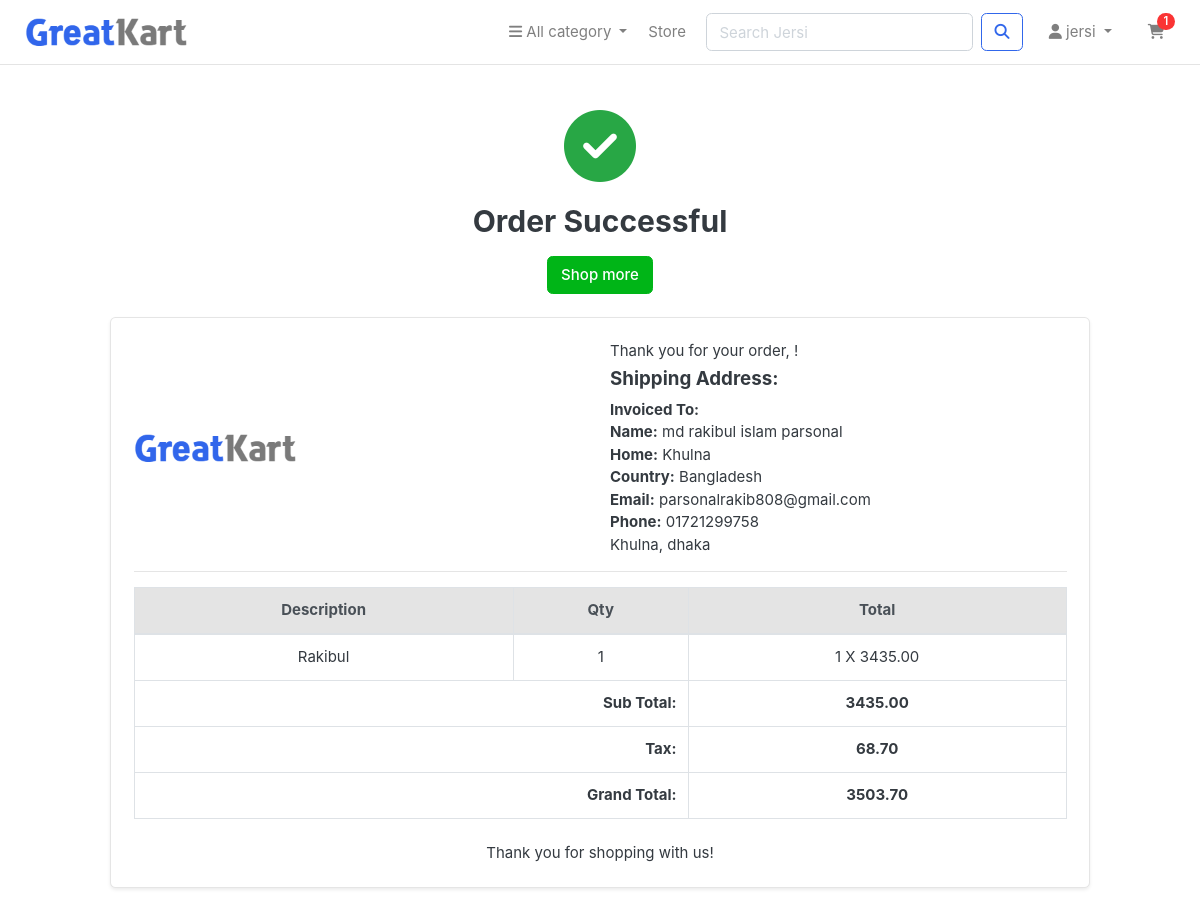
The app's page /order_complate/ (signed in) with its own data.
### jersi_app/models.py (models this page shows, shortened)
class Address(models.Model):
    user = models.ForeignKey(User, on_delete=models.CASCADE)
    first_name = models.CharField(max_length=100)
    last_name = models.CharField(max_length=100)
    email = models.EmailField()
    phone = models.CharField(max_length=15)
    address_line_1 = models.CharField(max_length=255)
    address_line_2 = models.CharField(max_length=255, blank=True, null=True)
    city = models.CharField(max_length=100)
    state = models.CharField(max_length=100)
    country = models.CharField(max_length=100)
    order_note = models.TextField(blank=True, null=True)

class Cart(models.Model):
    user = models.ForeignKey(User, on_delete=models.CASCADE)
    jersi = models.ForeignKey(Jersi, on_delete=models.CASCADE)
    quantity = models.PositiveIntegerField(default=1)

class Jersi(models.Model):
    name = models.CharField(max_length=100)
    category = models.ForeignKey(Category, related_name='jerseys', on_delete=models.CASCADE)
    price = models.DecimalField(max_digits=10, decimal_places=2)
    detail = models.CharField(max_length=500)
    quantity = models.PositiveIntegerField(default=1)
    image = models.ImageField(upload_to='media/', null=True, blank=True)

### jersi_app/views.py (the view)
# urls.py: path('order_complate/', views.order_complete, name='order_complate'),
def order_complete(request):
  if request.user.is_authenticated:
    user = request.user
    address = Address.objects.filter(user=user).last()
    cart_items = Cart.objects.filter(user=user)
    total_price = sum(item.jersi.price * item.quantity for item in cart_items)
    tax = (2 * total_price) / 100  # 2% VAT
    total_price_with_tax = total_price + tax
    return render(request, 'order_complate.html', {
        'user': user,
        'address': address,
        'cart_items': cart_items,
        'total_price': total_price,
        'tax': tax,
        'total_price_with_tax': total_price_with_tax
    })
  else:
    messages.success(request,'You have create an account and go to order_complate page')
    return redirect( 'signin')

### jersi_app/context_processors.py (called while the page is built)
def cart_items_count(request):
    if request.user.is_authenticated:
        return {'cart_items_count': Cart.objects.filter(user=request.user).count()}
    return {'cart_items_count': 0}

### jersi_app/templates/order_complate.html
{% extends "base.html" %}
{% block body %}
{% load static %}
<div class="container my-5">
    <div class="row justify-content-center">
        <div class="col-12 col-md-8 col-lg-6 text-center">
            <i class="fas fa-check-circle" style="font-size: 72px; margin-bottom: 20px; color: #28A745;"></i>
            <h2 class="mb-3">Order Successful</h2>
            <a href="{% url 'store' %}" class="btn btn-success mb-4">Shop more</a>
        </div>
    </div>
    <div class="row justify-content-center">
        <div class="col-12 col-lg-10">
            <div class="card shadow-sm">
                <div class="card-body p-4">
                    <div class="row">
                        <div class="col-md-6 mb-3 mb-md-0 d-flex align-items-center">
                            <img src="{% static 'images/logo.png' %}" alt="Invoice logo" style="max-height: 40px;">
                        </div>
                        <div class="col-md-6">
                            <div>
                                <p class="mb-1">Thank you for your order, <strong>{{ user.first_name }}</strong>!</p>
                                <h5 class="mb-2">Shipping Address:</h5>
                                <ul class="list-unstyled mb-0">
                                    <li><strong>Invoiced To:</strong></li>
                                    <li><strong>Name:</strong> {{ address.first_name }} {{ address.last_name }}</li>
                                    <li>
                                        <strong>Home:</strong>
                                        {% if address.address_line_2 %}{{ address.address_line_2 }}{% endif %}
                                        <br>
                                        <strong>Country:</strong> {{ address.country }}
                                    </li>
                                    <li><strong>Email:</strong> {{ address.email }}</li>
                                    <li><strong>Phone:</strong> {{ address.phone }}</li>
                                    <li>{{ address.city }}, {{ address.state }}</li>
                                </ul>
                            </div>
                        </div>
                    </div>
                    <hr>
                    <div class="row mt-3">
                        <div class="col-12">
                            <div class="table-responsive">
                                <table class="table table-bordered mb-0">
                                    <thead class="thead-light">
                                        <tr>
                                            <th class="text-center">Description</th>
                                            <th class="text-center">Qty</th>
                                            <th class="text-center">Total</th>
                                        </tr>
                                    </thead>
                                    <tbody>
                                        {% for item in cart_items %}
                                        <tr>
                                            <td class="text-center">{{ item.jersi.name }}</td>
                                            <td class="text-center">{{ item.quantity }}</td>
                                            <td class="text-center">{{ item.quantity }} X {{ item.jersi.price }}</td>
                                        </tr>
                                        {% endfor %}
                                    </tbody>
                                    <tfoot>
                                        <tr>
                                            <th colspan="2" class="text-right">Sub Total:</th>
                                            <th class="text-center">{{ total_price }}</th>
                                        </tr>
                                        <tr>
                                            <th colspan="2" class="text-right">Tax:</th>
                                            <th class="text-center">{{ tax }}</th>
                                        </tr>
                                        <tr>
                                            <th colspan="2" class="text-right">Grand Total:</th>
                                            <th class="text-center">{{ total_price_with_tax }}</th>
                                        </tr>
                                    </tfoot>
                                </table>
                            </div>
                            <div class="mt-4 text-center">
                                <p class="mb-0">Thank you for shopping with us!</p>
                            </div>
                        </div>
                    </div>
                </div>
            </div>
        </div>
     </div>
</div>
{% endblock body %}

### jersi_app/templates/base.html (shortened to what this page needs)
<!DOCTYPE html>
{% load static %}
<html lang="en">
<head>
    <link href="{% static 'css/bootstrap.css'%}" rel="stylesheet" type="text/css" />
    <link rel="stylesheet" href="https://cdnjs.cloudflare.com/ajax/libs/font-awesome/6.7.1/css/all.min.css" />
    <link href="{% static 'css/ui.css'%}" rel="stylesheet" type="text/css" />
    <link href="{% static 'css/responsive.css'%}" rel="stylesheet" media="only screen and (max-width: 1200px)" />
</head>
<body>
<header class="section-header">
    <nav class="navbar navbar-expand-lg navbar-light bg-white border-bottom">
      <div class="container">
        <a class="navbar-brand" href="{% url 'home' %}">
          <img class="logo img-fluid" src="{% static 'images/logo.png' %}" alt="Logo" style="max-height:40px;">
        </a>
        <div class="collapse navbar-collapse" id="mainNavbar">
          <ul class="navbar-nav mr-auto">
            <li class="nav-item dropdown">
              <a class="nav-link dropdown-toggle" href="#" id="categoryDropdown" role="button" data-toggle="dropdown" aria-haspopup="true" aria-expanded="false">
                <i class="fa fa-bars"></i> All category
              </a>
            </li>
            <li class="nav-item">
              <a class="nav-link" href="{% url 'store' %}">Store</a>
            </li>
          </ul>
          <form class="form-inline my-2 my-lg-0 mr-lg-3" action="{% url 'search' %}" method="GET">
            <input class="form-control mr-sm-2" type="search" name="q" placeholder="Search Jersi" aria-label="Search">
            <button class="btn btn-outline-primary my-2 my-sm-0" type="submit"><i class="fa fa-search"></i></button>
          </form>
          <ul class="navbar-nav">
            <li class="nav-item dropdown">
              <a class="nav-link dropdown-toggle" href="#" id="userDropdown" role="button" data-toggle="dropdown" aria-haspopup="true" aria-expanded="false">
                {% if user.is_authenticated %}
                  <i class="fa fa-user"></i> {{ user }}
                {% else %}
                  <i class="fa fa-user"></i> Guest
                {% endif %}
              </a>
            </li>
            <li class="nav-item ml-lg-3">
              <a class="nav-link position-relative" href="{% url 'cart' %}">
                <i class="fa-solid fa-cart-shopping"></i>
                <span class="badge badge-pill badge-danger position-absolute" style="top:0; right:0;">
                  {% if cart_items_count %}
                    {{ cart_items_count }}
                  {% else %}
                    0
                  {% endif %}
                </span>
              </a>
            </li>
          </ul>
        </div>
      </div>
    </nav>
</header>
<main>
  {% block body %}{% endblock body %}
</main>
</body>
</html>

### static/css/ui.css (style rules this page uses)
html { font-family: "Inter", sans-serif; font-size: 15px; }
.bg-white { background-color: #fff; }
p:last-child { margin-bottom: 0; }
.brand-wrap .logo, .navbar-brand .logo { margin-right: 7px; max-height: 42px; display: inline-block; }
[class*=list-] li:after { visibility: hidden; display: block; content: ""; overflow: hidden; height: 0; clear: both; }

### records on screen
Address: first_name "md rakibul islam", last_name "parsonal", address_line_2 "Khulna", country "Bangladesh", email "parsonalrakib808@gmail.com", phone "01721299758", city "Khulna", state "dhaka"
Cart: jersi.name "Rakibul", quantity "1", jersi.price "3435.00"

### other values on screen
{{ user }} "jersi"
{{ cart_items_count }} "1"
{{ total_price }} "3435.00"
{{ tax }} "68.70"
{{ total_price_with_tax }} "3503.70"
